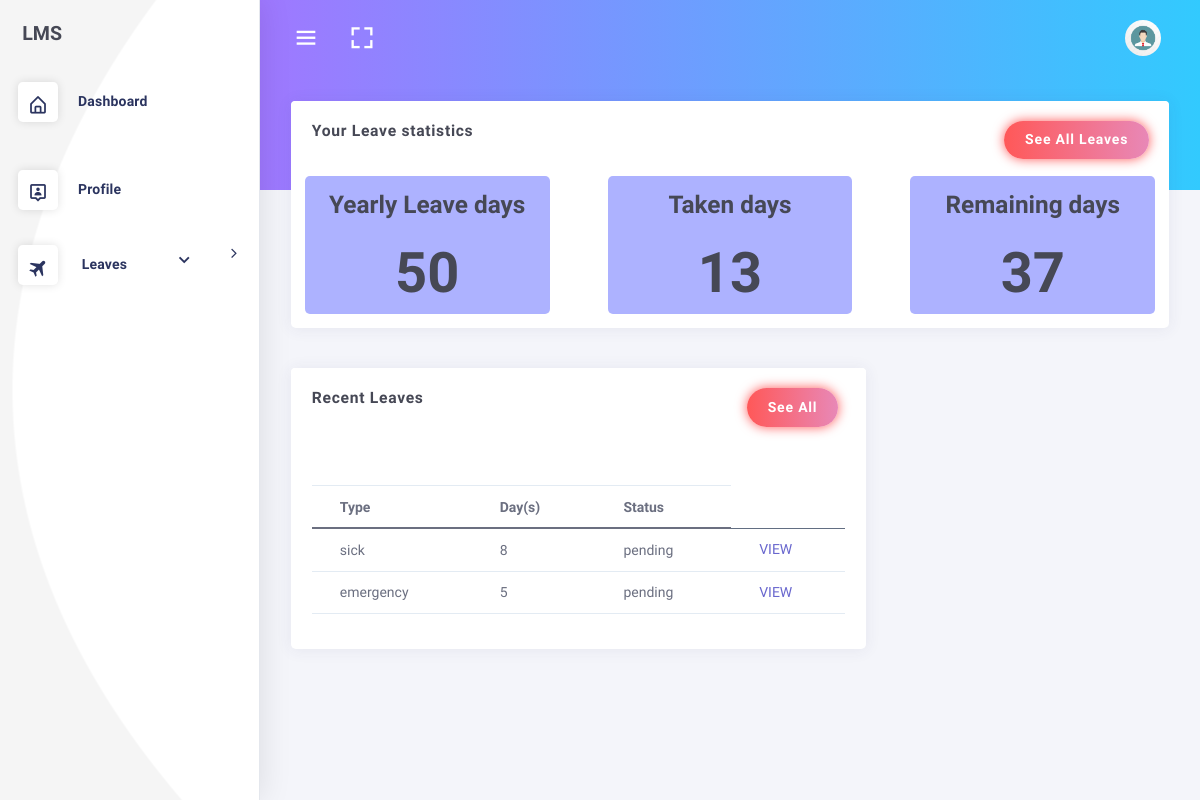
/dashboard/welcome/ (signed in), run on the app's committed database.
### employee/models.py (models this page shows, shortened)
class Employee(models.Model):
    MALE = 'male'
    FEMALE = 'female'
    GENDER = (
    (MALE,'Male'),
    (FEMALE,'Female'),
    )
    MR = 'Mr'
    MRS = 'Mrs'
    MSS = 'Mss'
    DR = 'Dr'
    SIR = 'Sir'
    MADAM = 'Madam'
    TITLE = (
    (MR,'Mr'),
    (MRS,'Mrs'),
    (MSS,'Mss'),
    (DR,'Dr'),
    (SIR,'Sir'),
    (MADAM,'Madam'),
    )
    FULL_TIME = 'Full-Time'
    PART_TIME = 'Part-Time'
    CONTRACT = 'Contract'
    INTERN = 'Intern'
    EMPLOYEETYPE = (
    (FULL_TIME,'Full-Time'),
    (PART_TIME,'Part-Time'),
    (CONTRACT,'Contract'),
    (INTERN,'Intern'),
    )
    user = models.OneToOneField(User,on_delete=models.CASCADE,default=1,related_name='employee')
    image = models.FileField(_('Profile Image'),upload_to='profiles',default='default.png',blank=True,null=True,help_text='upload image size less than 2.0MB')#work on path username-date/image
    firstname = models.CharField(_('Firstname'),max_length=125,null=False,blank=False)
    lastname = models.CharField(_('Lastname'),max_length=125,null=False,blank=False)
    othername = models.CharField(_('Othername (optional)'),max_length=125,null=True,blank=True)
    birthday = models.DateField(_('Birthday'),blank=False,null=False)
    department =  models.ForeignKey(Department,verbose_name =_('Department'),on_delete=models.SET_NULL,null=True,default=None)
    role =  models.ForeignKey(Role,verbose_name =_('Role'),on_delete=models.SET_NULL,null=True,default=None)
    startdate = models.DateField(_('Employement Date'),help_text='date of employement',blank=False,null=True)
    employeetype = models.CharField(_('Employee Type'),max_length=15,default=FULL_TIME,choices=EMPLOYEETYPE,blank=False,null=True)
    employeeid = models.CharField(_('Employee ID Number'),max_length=10,null=True,blank=True)
    dateissued = models.DateField(_('Date Issued'),help_text='date staff id was issued',blank=False,null=True)
    is_blocked = models.BooleanField(_('Is Blocked'),help_text='button to toggle employee block and unblock',default=False)
    is_deleted = models.BooleanField(_('Is Deleted'),help_text='button to toggle employee deleted and undelete',default=False)
    created = models.DateTimeField(verbose_name=_('Created'),auto_now_add=True,null=True)
    updated = models.DateTimeField(verbose_name=_('Updated'),auto_now=True,null=True)
    leave_balance = models.PositiveIntegerField(default=50)
    objects = EmployeeManager()
    class Meta:
        verbose_name = _('Employee')
        verbose_name_plural = _('Employees')
        ordering = ['-created']

### leave/models.py (models this page shows, shortened)
class Leave(models.Model):
	user = models.ForeignKey(User,on_delete=models.CASCADE,default=1)
	startdate = models.DateField(verbose_name=_('Start Date'),help_text='leave start date is on ..',null=True,blank=False)
	enddate = models.DateField(verbose_name=_('End Date'),help_text='coming back on ...',null=True,blank=False)
	leavetype = models.CharField(choices=LEAVE_TYPE,max_length=25,default=SICK,null=True,blank=False)
	reason = models.CharField(verbose_name=_('Reason for Leave'),max_length=255,help_text='add additional information for leave',null=True,blank=True)
	status = models.CharField(max_length=12,default='pending') #pending,approved,rejected,cancelled
	is_approved = models.BooleanField(default=False) #hide
	updated = models.DateTimeField(auto_now=True, auto_now_add=False)
	created = models.DateTimeField(auto_now=False, auto_now_add=True)
	objects = LeaveManager()
	class Meta:
		verbose_name = _('Leave')
		verbose_name_plural = _('Leaves')
		ordering = ['-created'] #recent objects
	@property
	def leave_days(self):
		days_count = ''
		startdate = self.startdate
		enddate = self.enddate
		if startdate > enddate:
			return
		dates = (enddate - startdate)
		return dates.days

### dashboard/views.py (the view)
# urls.py: path('welcome/',views.dashboard,name='dashboard'),
def dashboard(request):
	dataset = dict()
	user = request.user
	if not request.user.is_authenticated:
		return redirect('accounts:login')
	employees = Employee.objects.all()
	dept = Department.objects.all()
	leaves = Leave.objects.all_pending_leaves()
	all_leaves = Leave.objects.all()
	staff_leaves = Leave.objects.filter(user = user)
	emp = Employee.objects.filter(user=user).first()
	taken = 50 - emp.leave_balance
	dataset['employees'] = employees
	dataset['leaves'] = leaves
	dataset['staff_leaves'] = staff_leaves
	context = {
		"all_leaves":all_leaves,
		"dept":dept,
		"taken":taken,
		"employees":employees,
		"leaves":leaves,
		"staff_leaves":staff_leaves,
		"emp":emp
	}
	return render(request,'dashboard/dashboard_index.html',context)

### employee/managers.py (called while the page is built)
    def get_queryset(self):
        return super().get_queryset().filter(is_deleted=False)

### leave/manager.py (called while the page is built)
	def get_queryset(self):
		return super().get_queryset()

	def all_pending_leaves(self):
		return super().get_queryset().filter(status = 'pending').order_by('-created')# applying FIFO

### templates/dashboard/dashboard_index.html (shortened to what this page needs)
{% extends 'base.html' %}
 {% block content %}
 {% if request.user.is_superuser and request.user.is_staff %}
 <div class="row">
    <div class="col-lg-12 col-md-12">
        <div class="card" style="height: auto;">
            <div class="card-header">
                <h4 class="card-title">Statistics</h4>
                <a class="heading-elements-toggle"><i class="la la-ellipsis-v font-medium-3"></i></a>
                <div class="heading-elements">
                    <ul class="list-inline mb-0">
                      <a href="{% url 'dashboard:employees' %}">
                        <li><button type="button" class="btn btn-glow btn-round btn-bg-gradient-x-red-pink"> All Employees</button></li>
                      </a>
                    </ul>
                </div>
            </div>
            <div class="card-content collapse show">
                <div class="card-body p-0 pb-0">
                      <div class="row">
                        <div class="col-md-4">
                        <div class="card" style="background-color: rgba(108, 118, 255, 0.555); margin: 1rem; height: auto;">
                          <h2 style="text-align: center; margin-top: 1rem; font-weight: 1000;"><strong>Employees</strong></h2>
                          <h2 style="text-align: center; margin-top: 1rem; font-weight: 1000; "><strong style="font-size: 4rem;">{{ employees.count }}</strong></h2>
                        </div>
                        </div>
                        <div class="col-md-4">
                            <div class="card" style="background-color: rgba(108, 118, 255, 0.555); margin: 1rem; height: auto;">
                              <h2 style="text-align: center; margin-top: 1rem; font-weight: 1000;"><strong>Departments</strong></h2>
                              <h2 style="text-align: center; margin-top: 1rem; font-weight: 1000; "><strong style="font-size: 4rem;">{{ dept.count }}</strong></h2>
                            </div>
                            </div>
                            <div class="col-md-4">
                                <div class="card" style="background-color: rgba(108, 118, 255, 0.555); margin: 1rem; height: auto;">
                                  <h2 style="text-align: center; margin-top: 1rem; font-weight: 1000;"><strong>Leaves</strong></h2>
                                  <h2 style="text-align: center; margin-top: 1rem; font-weight: 1000; "><strong style="font-size: 4rem;">{{all_leaves.count}}</strong></h2>
                                </div>
                                </div>
                      </div>
                </div>
            </div>
        </div>
  </div>
 </div>
 {%else%}
 <div class="row">
    <div class="col-lg-12 col-md-12">
        <div class="card" style="height: auto;">
            <div class="card-header">
                <h4 class="card-title">Your Leave statistics</h4>
                <div class="heading-elements">
                    <ul class="list-inline mb-0">
                        <li><button type="button" class="btn btn-glow btn-round btn-bg-gradient-x-red-pink">See All Leaves</button></li>
                    </ul>
                </div>
            </div>
            <div class="card-content collapse show">
                <div class="card-body p-0 pb-0">
                      <div class="row">
                        <div class="col-md-4">
                        <div class="card" style="background-color: rgba(108, 118, 255, 0.555); margin: 1rem; height: auto;">
                          <h2 style="text-align: center; margin-top: 1rem; font-weight: 1000;"><strong>Yearly Leave days</strong></h2>
                          <h2 style="text-align: center; margin-top: 1rem; font-weight: 1000; "><strong style="font-size: 4rem;">50</strong></h2>
                        </div>
                        </div>
                        <div class="col-md-4">
                            <div class="card" style="background-color: rgba(108, 118, 255, 0.555); margin: 1rem; height: auto;">
                              <h2 style="text-align: center; margin-top: 1rem; font-weight: 1000;"><strong>Taken days</strong></h2>
                              <h2 style="text-align: center; margin-top: 1rem; font-weight: 1000; "><strong style="font-size: 4rem;">{{taken}}</strong></h2>
                            </div>
                            </div>
                            <div class="col-md-4">
                                <div class="card" style="background-color: rgba(108, 118, 255, 0.555); margin: 1rem; height: auto;">
                                  <h2 style="text-align: center; margin-top: 1rem; font-weight: 1000;"><strong>Remaining days</strong></h2>
                                  <h2 style="text-align: center; margin-top: 1rem; font-weight: 1000; "><strong style="font-size: 4rem;">{{emp.leave_balance}}</strong></h2>
                                </div>
                                </div>
                      </div>
                </div>
            </div>
        </div>
  </div>
 </div>
 {%endif%}
 <div class="row mt-1">
    <div class="col-lg-8 col-md-12">
        <div class="card" style="height: auto;">
            <div class="card-header">
                <h4 class="card-title">Recent Leaves</h4>
                <div class="heading-elements">
                    <ul class="list-inline mb-0">
                      <a href="{% url 'dashboard:leaveslist' %}">
                        <li><button type="button" class="btn btn-glow btn-round btn-bg-gradient-x-red-pink">See All </button></li>
                      </a>
                    </ul>
                </div>
            </div>
            <div class="card-content collapse show">
                <div class="card-body">
					<section class="row" style="height: 2rem; margin-bottom: .5rem;">
						<section class="col col-sm-8 offset-sm-2">
						</section>
					</section>
                    <div class="table-responsive">
                        <table class="table">
                            <thead>
                              <tr>
                                <th scope="col">Type</th>
                                <th scope="col">Day(s)</th>
                                <th scope="col">Status</th>
                              </tr>
                            </thead>
                            <tbody>
                              {%if request.user.is_superuser or request.user.is_staff %}
                                {% for leave in leaves %}
                              <tr>
                                <td>{{ leave.leavetype}}</td>
                                <td>{{ leave.leave_days }}</td>
                                {% if leave.is_approved %}
                                <td style="color:green;font-weight: bold">{{ leave.status }}</td>
                                {% else %}
                                <td style="color:">{{ leave.status }}</td>
                                {% endif %}
                                <td>
                                    <a href="{% url 'dashboard:userleaveview' leave.id %}">
                                        VIEW
                                    </a>
                                </td>
                              </tr>
                              {% endfor %}
                              {%else%}
                              {% for leav in staff_leaves %}
                              <tr>
                                <td>{{ leav.leavetype}}</td>
                                <td>{{ leav.leave_days }}</td>
                                {% if leav.is_approved %}
                                <td style="color:green;font-weight: bold">{{ leav.status }}</td>
                                {% else %}
                                <td style="color:">{{ leav.status }}</td>
                                {% endif %}
                                <td>
                                    <a href="{% url 'dashboard:userleaveview' leav.id %}">
                                        VIEW
                                    </a>
                                </td>
                              </tr>
                              {%endfor%}
                              {%endif%}
                            </tbody>
                      </table>
                    </div>
                </div>
            </div>
        </div>
  </div>
 </div>
 {% endblock %}

### data on the page
Employee: leave_balance "37"
Leave: leavetype "sick", leave_days "8", status "pending"
Leave: leavetype "emergency", leave_days "5", status "pending"

### other printed values
{{ taken }} "13"
